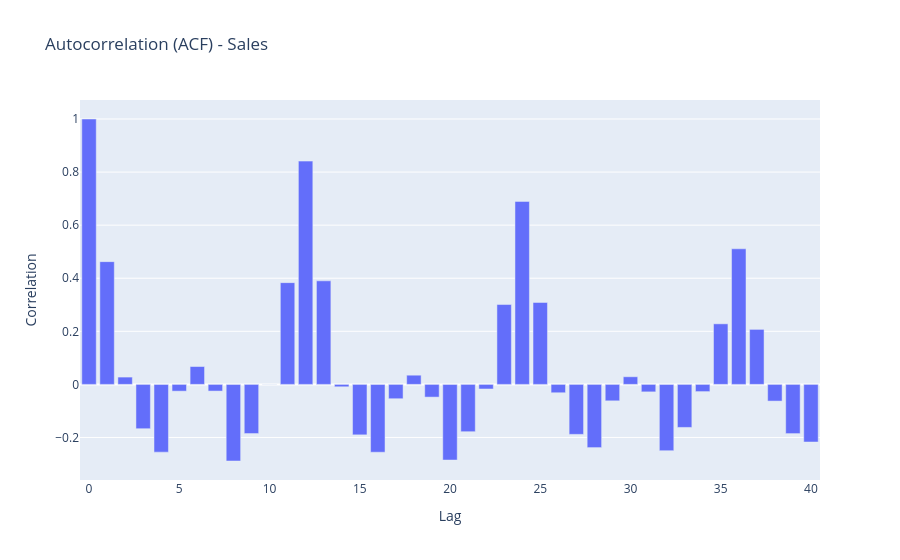

The cell this chart's notebook holds for it:
### Code cell
from statsmodels.tsa.stattools import acf
pd.Series(acf(df['Sales'].dropna(), nlags=40)).plot.bar(title="Autocorrelation (ACF) - Sales").show()

### Figure 1 — Plotly figure (JSON) as saved in the notebook; plotly's stock layout.template omitted (floating-point values rounded to 4 significant figures)
{"data": [{"hovertemplate": "Lag=%{x}<br>Correlation=%{y}<extra></extra>", "legendgroup": "", "marker": {"color": "#636efa", "pattern": {"shape": ""}}, "name": "", "orientation": "v", "showlegend": false, "textposition": "auto", "type": "bar", "x": [0, 1, 2, 3, 4, 5, 6, 7, 8, 9, 10, 11, 12, 13, 14, 15, 16, 17, 18, 19, 20, 21, 22, 23, 24, 25, 26, 27, 28, 29, 30, 31, 32, 33, 34, 35, 36, 37, 38, 39, 40], "xaxis": "x", "y": [1.0, 0.4625, 0.02753, -0.167, -0.2553, -0.02552, 0.06729, -0.02517, -0.2887, -0.1852, -0.0002005, 0.3834, 0.8413, 0.3902, -0.009059, -0.1901, -0.2557, -0.05406, 0.03465, -0.04794, -0.2851, -0.1783, -0.01731, 0.301, 0.6895, 0.3087, -0.0315, -0.1884, -0.2382, -0.06201, 0.02872, -0.02818, -0.2497, -0.1622, -0.02717, 0.2282, 0.5109, 0.2073, -0.06296, -0.1854, -0.2172], "yaxis": "y"}], "layout": {"barmode": "relative", "legend": {"tracegroupgap": 0}, "title": {"text": "Autocorrelation (ACF) - Sales"}, "xaxis": {"anchor": "y", "domain": [0, 1], "title": {"text": "Lag"}}, "yaxis": {"anchor": "x", "domain": [0, 1], "title": {"text": "Correlation"}}}}
